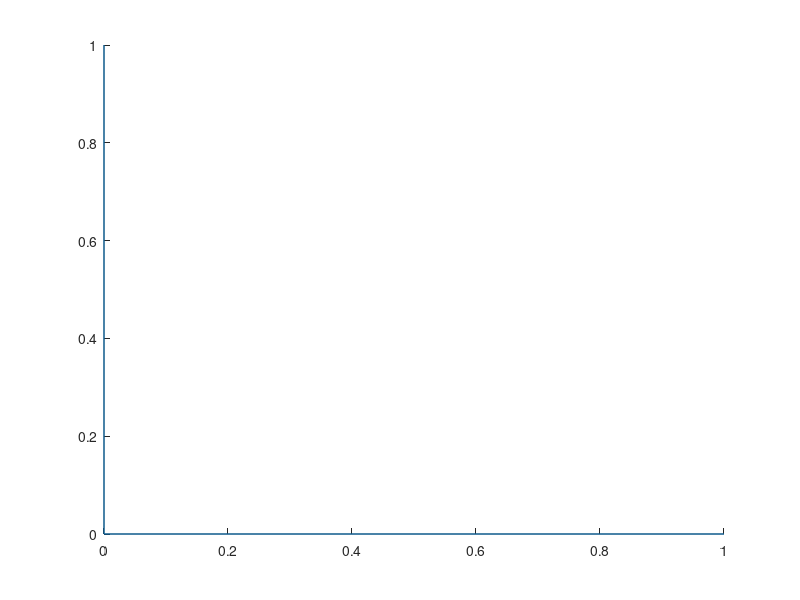

MATLAB code for this plot:
%% Playing with arrows

clc
clear 

%% Create a Transformation
drawline = @(x,y,z) line(x,y,z);

x=[0 1];
y=[0 0];
z=[0 0];

drawline(x,y,z);

x=[0 0];
y=[0 1];
z=[0 0];

drawline(x,y,z);

x=[0 0];
y=[0 0];
z=[0 1];

drawline(x,y,z);